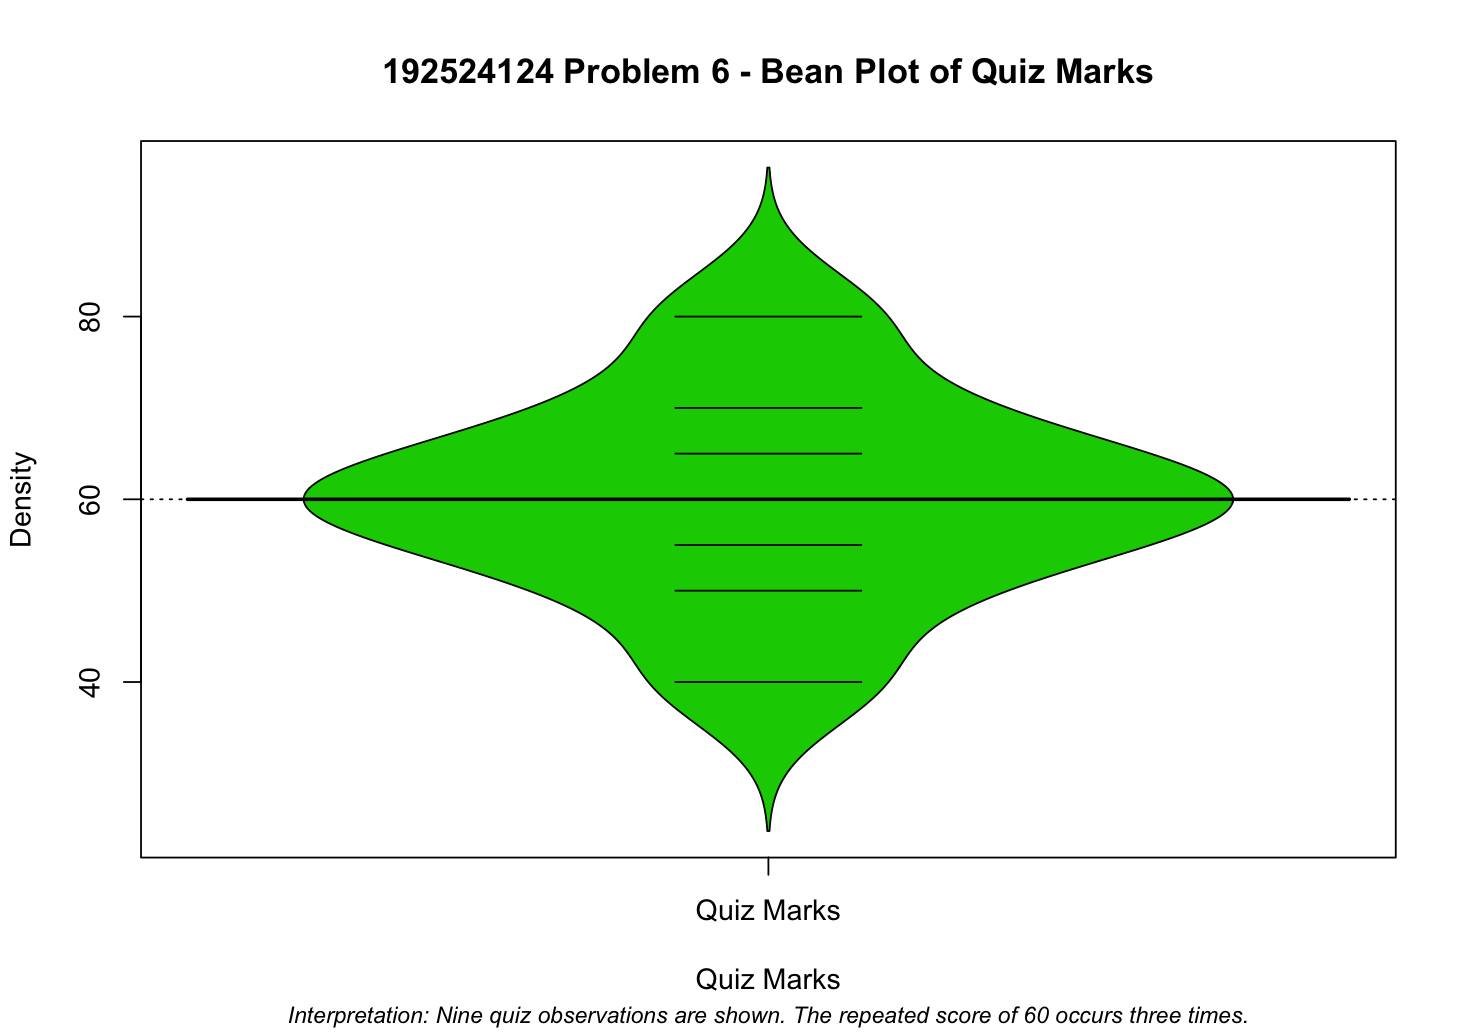

The R source for this figure:
# Problem 6 - Bean Plot

library(beanplot)

quiz_marks <- c(40, 50, 55, 60, 60, 60, 65, 70, 80)

beanplot(
  quiz_marks,
  col = "green3",
  border = "black",
  what = c(1, 1, 1, 1),
  names = "Quiz Marks",
  main = "192524124 Problem 6 - Bean Plot of Quiz Marks",
  xlab = "Quiz Marks",
  ylab = "Density"
)

mtext(
  "Interpretation: Nine quiz observations are shown. The repeated score of 60 occurs three times.",
  side = 1,
  line = 4,
  cex = 0.8,
  font = 3
)
